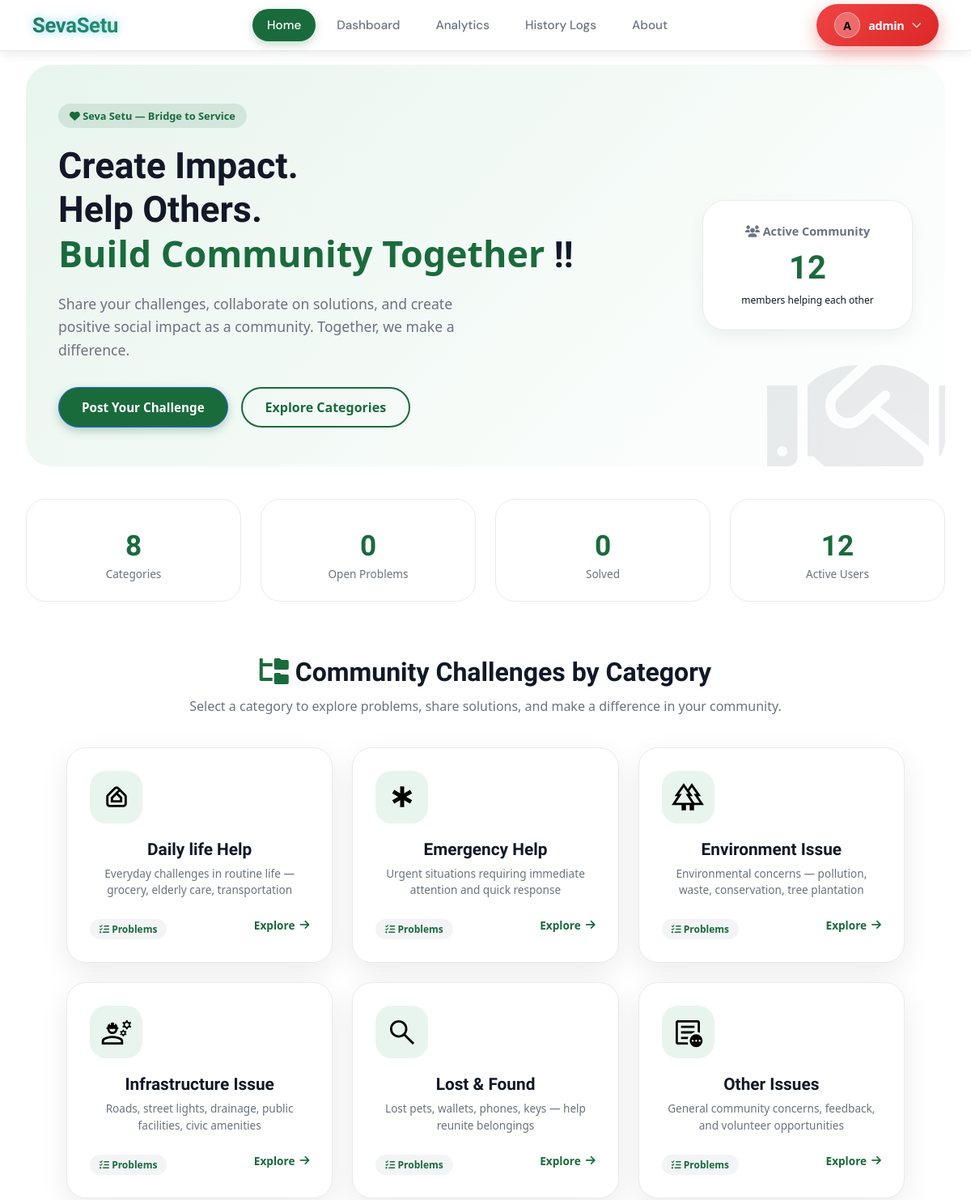
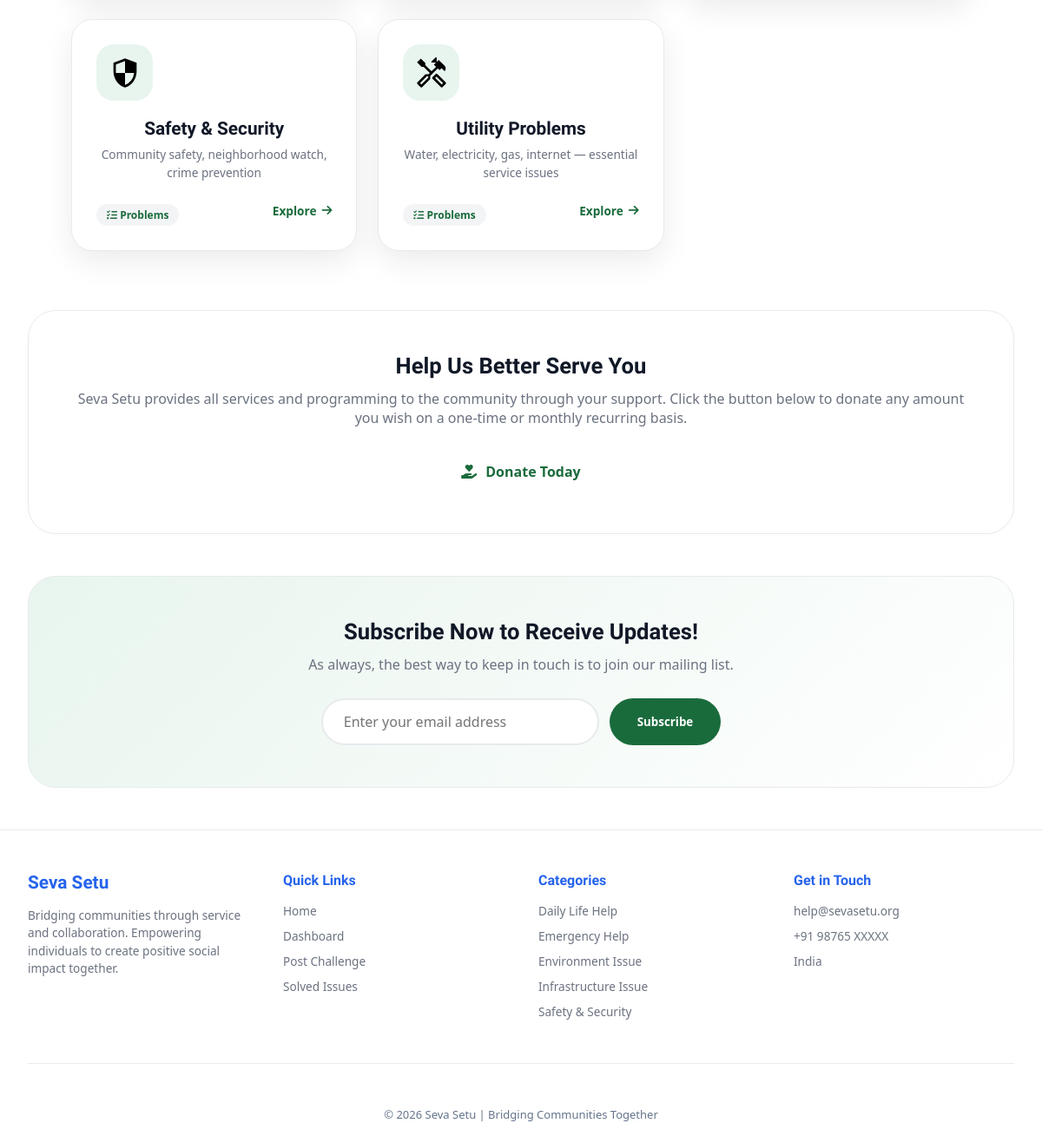
The app's page / (signed in) with its own data (2 pictures, top to bottom).
### helpboard/models.py (models this page shows, shortened)
class Category(models.Model):
    name = models.CharField(max_length=100, unique=True)
    created_at = models.DateTimeField(auto_now_add=True)
    updated_at = models.DateTimeField(auto_now=True)
    class Meta:
        verbose_name_plural = "Categories"
        ordering = ["name"]

### helpboard_main/views.py (the view, shortened to what this page needs)
# urls.py: path('', views.home, name='home'),
def home(request):
    categories = Category.objects.all()
    category_names = [cat.name for cat in categories]
    category_counts = [Problem.objects.filter(category=cat).count() for cat in categories]
    pending_count = Problem.objects.filter(status=Problem.PENDING).count()
    resolved_count = Problem.objects.filter(status=Problem.RESOLVED).count()
    in_progress_count = Problem.objects.filter(status=Problem.IN_PROGRESS).count()
    recent_activity = Problem.objects.select_related('author').order_by('-updated_at')[:5]
    recent_activity_data = []
    total_users = User.objects.count()
    total_problems = Problem.objects.count()
    total_solved = resolved_count
    context = {
        "categories": categories,
        "category_names": json.dumps(category_names),
        "category_counts": json.dumps(category_counts),
        "pending_count": pending_count,
        "resolved_count": resolved_count,
        "in_progress_count": in_progress_count,
        "recent_activity": recent_activity_data,
        "total_users": total_users,
        "total_problems": total_problems,
        "total_solved": total_solved,
        "open_count": pending_count + in_progress_count,
        "solved_count": resolved_count,
    }
    return render(request, "home.html", context)

### templates/home.html (shortened to what this page needs)
{% extends 'base/base.html' %}
{% load static %}
{% block content %}
<section class="hero-modern">
    <div class="hero-content">
        <div class="hero-badge">
            <i class="fas fa-heart"></i> Seva Setu — Bridge to Service
        </div>
        <h1>Create Impact.<br>Help Others.<br><span>Build Community Together</span> !!</h1>
        <p>Share your challenges, collaborate on solutions, and create positive social impact as a community. Together, we make a difference.</p>
        <div class="hero-buttons">
            {% if user.is_authenticated %}
                <a href="{% url 'add_problem' %}" class="btn-primary">
                     Post Your Challenge
                </a>
            {% else %}
                <a href="{% url 'login' %}" class="btn-primary">
                    <i class="fas fa-sign-in-alt"></i> Login to Post
                </a>
            {% endif %}
            <a href="#categories" class="btn-outline">
                Explore Categories
            </a>
        </div>
    </div>
    <div class="hero-stats-card">
        <h3><i class="fas fa-users"></i> Active Community</h3>
        <div class="hero-stats-number">{{ total_users|default:0 }}</div>
        <p style="font-size: 0.75rem; margin-top: 8px;">members helping each other</p>
    </div>
</section>
<section class="stats-grid">
    <div class="stat-item">
        <div class="stat-number">{{ categories|length }}</div>
        <div class="stat-label">Categories</div>
    </div>
    <div class="stat-item">
        <div class="stat-number">{{ open_count }}</div>
        <div class="stat-label">Open Problems</div>
    </div>
    <div class="stat-item">
        <div class="stat-number">{{ total_solved }}</div>
        <div class="stat-label">Solved</div>
    </div>
    <div class="stat-item">
        <div class="stat-number">{{ total_users }}</div>
        <div class="stat-label">Active Users</div>
    </div>
</section>
<section class="category-section" id="categories">
    <div class="section-header">
        <h2><i class="fas fa-folder-tree"></i> Community Challenges by Category</h2>
        <p>Select a category to explore problems, share solutions, and make a difference in your community.</p>
    </div>
    <div class="category-grid">
        {% for cat in categories %}
        <a href="{% url 'category_problems' cat.id %}" class="category-card">
            <div class="category-icon">
                {% if cat.name|lower == "daily life help" %}<svg xmlns="http://www.w3.org/2000/svg" height="34px" viewBox="0 -960 960 960" width="34px" fill="black"><path d="M480-427ZM240-120q-50 0-85-35t-35-85v-240q0-24 9-46t26-39l240-240q17-18 39.5-26.5T480-840q23 0 45 8.5t40 26.5l240 240q17 17 26 39t9 46v240q0 50-35 85t-85 35H240Zm0-80h480q17 0 28.5-11.5T760-240v-240q0-8-3-15t-9-13L595-662l-59 58 144 144v180H280v-180l258-258-30-30q-8-8-15.5-10t-12.5-2q-5 0-12.5 2T452-748L212-508q-6 6-9 13t-3 15v240q0 17 11.5 28.5T240-200Zm120-160h240v-67L480-547 360-427v67Z"/></svg>
                {% elif cat.name|lower == "emergency help" %}<svg xmlns="http://www.w3.org/2000/svg" height="34px" viewBox="0 -960 960 960" width="34px" fill="black"><path d="M410-120v-238L204-239l-70-121 206-120-206-119 70-121 206 119v-239h140v239l206-119 70 121-206 119 206 120-70 121-206-119v238H410Z"/></svg>
                {% endif %}
            </div>
            <h3>{{ cat.name }}</h3>
            <div class="category-desc">
                {% if cat.name|lower == "daily life help" %}
                    Everyday challenges in routine life — grocery, elderly care, transportation
                {% elif cat.name|lower == "emergency help" %}
                    Urgent situations requiring immediate attention and quick response
                {% elif cat.name|lower == "environment issue" %}
                    Environmental concerns — pollution, waste, conservation, tree plantation
                {% elif cat.name|lower == "infrastructure issue" %}
                    Roads, street lights, drainage, public facilities, civic amenities
                {% elif cat.name|lower == "lost & found" %}
                    Lost pets, wallets, phones, keys — help reunite belongings
                {% elif cat.name|lower == "other issues" %}
                    General community concerns, feedback, and volunteer opportunities
                {% elif cat.name|lower == "safety & security" %}
                    Community safety, neighborhood watch, crime prevention
                {% elif cat.name|lower == "utility problems" %}
                    Water, electricity, gas, internet — essential service issues
                {% else %}
                    Community challenges and concerns in this category
                {% endif %}
            </div>
            <div class="category-meta">
                <span class="problem-count"><i class="fas fa-tasks"></i> {{ cat.problem_count }} Problems</span>
                <span class="explore-link">Explore <i class="fas fa-arrow-right"></i></span>
            </div>
        </a>
        {% empty %}
        <div style="text-align: center; padding: 60px; background: var(--card); border-radius: 28px;">
            <p>No categories available yet.</p>
        </div>
        {% endfor %}
    </div>
</section>
<div class="subscribe-section">
    <h3>Help Us Better Serve You</h3>
    <p>Seva Setu provides all services and programming to the community through your support. Click the button below to donate any amount you wish on a one-time or monthly recurring basis.</p>
    <a href="#" class="donate-btn" style="display: inline-flex;">
        <i class="fas fa-hand-holding-heart"></i> Donate Today
    </a>
</div>
<div class="subscribe-section" style="background: linear-gradient(135deg, var(--green-lite), var(--white));">
    <h3>Subscribe Now to Receive Updates!</h3>
    <p>As always, the best way to keep in touch is to join our mailing list.</p>
    <form class="subscribe-form" method="POST" action="#">
        <input type="email" class="subscribe-input" placeholder="Enter your email address" required>
        <button type="submit" class="subscribe-btn">Subscribe</button>
    </form>
</div>
{% endblock content %}

### templates/base/header.html (shortened to what this page needs)
<!DOCTYPE html>
<html lang="en">
<head>
    <link rel="stylesheet" href="https://cdnjs.cloudflare.com/ajax/libs/font-awesome/6.0.0-beta3/css/all.min.css">
</head>
<body>
    <nav class="navbar" id="mainNavbar">
        <a href="/" class="logo">
            <span class="logo-text">SevaSetu</span>
        </a>
        <ul class="nav-links" id="navLinks">
            <li><a href="{% url 'home' %}" class="nav-item" data-page="home">Home</a></li>
            <li><a href="{% url 'dashboard' %}" class="nav-item" data-page="dashboard">Dashboard</a></li>
            <li><a href="#analytics" class="nav-item" data-page="analytics">Analytics</a></li>
            <li><a href="#logs" class="nav-item" data-page="logs">History Logs</a></li>
            <li><a href="#about" class="nav-item" data-page="about">About</a></li>
        </ul>
        <div class="auth-links">
            {% if user.is_authenticated %}
                <div class="user-wrapper">
                    <button class="user-btn" id="userBtn">
                        <div class="user-avatar">{{ user.username|first|upper }}</div>
                        <span class="user-name">{{ user.username }}</span>
                        <i class="fas fa-chevron-down user-dropdown-icon"></i>
                    </button>
                </div>
            {% else %}
                <a href="{% url 'login' %}" class="login-link">Login</a>
                <a href="{% url 'signup' %}" class="signup-link">Sign Up</a>
            {% endif %}
        </div>
    </nav>
</body>
</html>

### static/css/style.css (style rules this page uses)
* { margin: 0; padding: 0; box-sizing: border-box; font-family: "Segoe UI", sans-serif; }
.nav-links li { list-style: none; }
.nav-links li a { text-decoration: none; font-size: 17px; font-weight: 500; color: #cbd5f5; padding: 8px 12px; border-radius: 8px; transition: all 0.3s ease; display: block; }
.category-grid { display: grid; grid-template-columns: 1.3fr 0.7fr; gap: 1.2rem; align-items: start; }
.btn-primary, .btn-success { padding: 0.78rem 1.2rem; font-weight: 700; border-radius: 10px; font-size: 0.95rem; }
.btn-primary { background: #2563eb; color: #ffffff; border: 1px solid #1d4ed8; cursor: pointer; transition: all 0.3s ease; }
.btn-primary { background: #3b82f6; color: #fff; border-color: #2563eb; }
body { margin: 0; font-family: "Segoe UI", system-ui, sans-serif; background: #ffffff !important; color: #111827 !important; }
.btn-primary { background: linear-gradient(135deg, #7c3aed, #ec4899, #fb923c); color: #ffffff; box-shadow: 0 4px 15px rgba(124, 58, 237, 0.4); }
.category-section { padding: 20px 50px; }
.category-section h2 { margin-bottom: 25px; font-size: 26px; }
.category-grid { gap: 30px; }
.category-card { background: #ffffff; border-radius: 22px; padding: 32px; text-align: center; box-shadow: 0 12px 35px rgba(0,0,0,0.08); transition: all 0.3s ease; }
.problem-count { display: inline-block; margin-top: 10px; background: rgba(236,72,153,0.15); color: #ec4899; padding: 6px 14px; border-radius: 999px; font-size: 12px; }
.navbar { position: sticky; top: 0; z-index: 1000; display: flex; justify-content: space-between; align-items: center; padding: 18px 50px; background: #ffffff !important; box-shadow: 0 4px 20px rgba(0,0,0,0.08); border-bottom: 1px solid rgba(148,163,184,0.15); }
.logo { font-size: 22px; font-weight: 800; letter-spacing: 0.5px; color: #38bdf8; text-shadow: 0 0 12px rgba(56,189,248,0.6); }
.nav-links { list-style: none; display: flex; gap: 18px; }
.nav-links li a { text-decoration: none; font-size: 15px; font-weight: 600; color: #111827; padding: 10px 14px; border-radius: 12px; transition: all 0.3s ease; position: relative; }
.auth-links { display: flex; align-items: center; gap: 14px; }
.auth-links button { background: linear-gradient(135deg, #ef4444, #dc2626); color: #fff; padding: 10px 22px; border-radius: 999px; font-weight: 700; border: none; cursor: pointer; box-shadow: 0 8px 22px rgba(239,68,68,0.45); transition: all 0.3s ease; }

### records on screen
Category: name "Daily life Help", shows "Everyday challenges in routine life — grocery, elderly care, transportation"
Category: name "Emergency Help", shows "Urgent situations requiring immediate attention and quick response"
Category: name "Environment Issue", shows "Environmental concerns — pollution, waste, conservation, tree plantation"
Category: name "Infrastructure Issue", shows "Roads, street lights, drainage, public facilities, civic amenities"
Category: name "Lost & Found", shows "Lost pets, wallets, phones, keys — help reunite belongings"
Category: name "Other Issues", shows "General community concerns, feedback, and volunteer opportunities"
Category: name "Safety & Security", shows "Community safety, neighborhood watch, crime prevention"
Category: name "Utility Problems", shows "Water, electricity, gas, internet — essential service issues"

### other values on screen
{{ user.username|first|upper }} "A"
{{ user.username }} "admin"
{{ total_users|default:0 }} "12"
{{ categories|length }} "8"
{{ open_count }} "0"
{{ total_solved }} "0"
{{ total_users }} "12"
